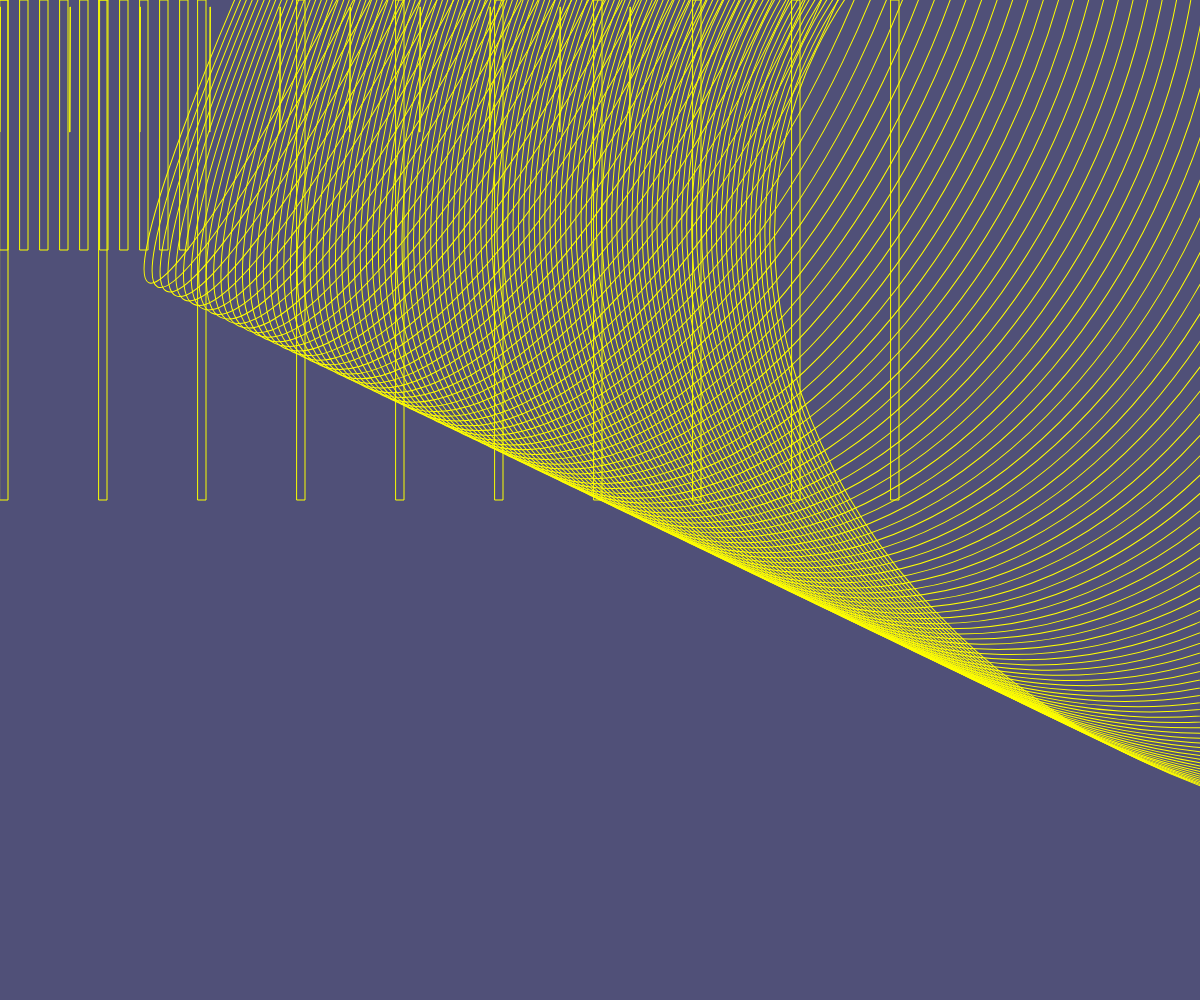
Frame 1 (no input)
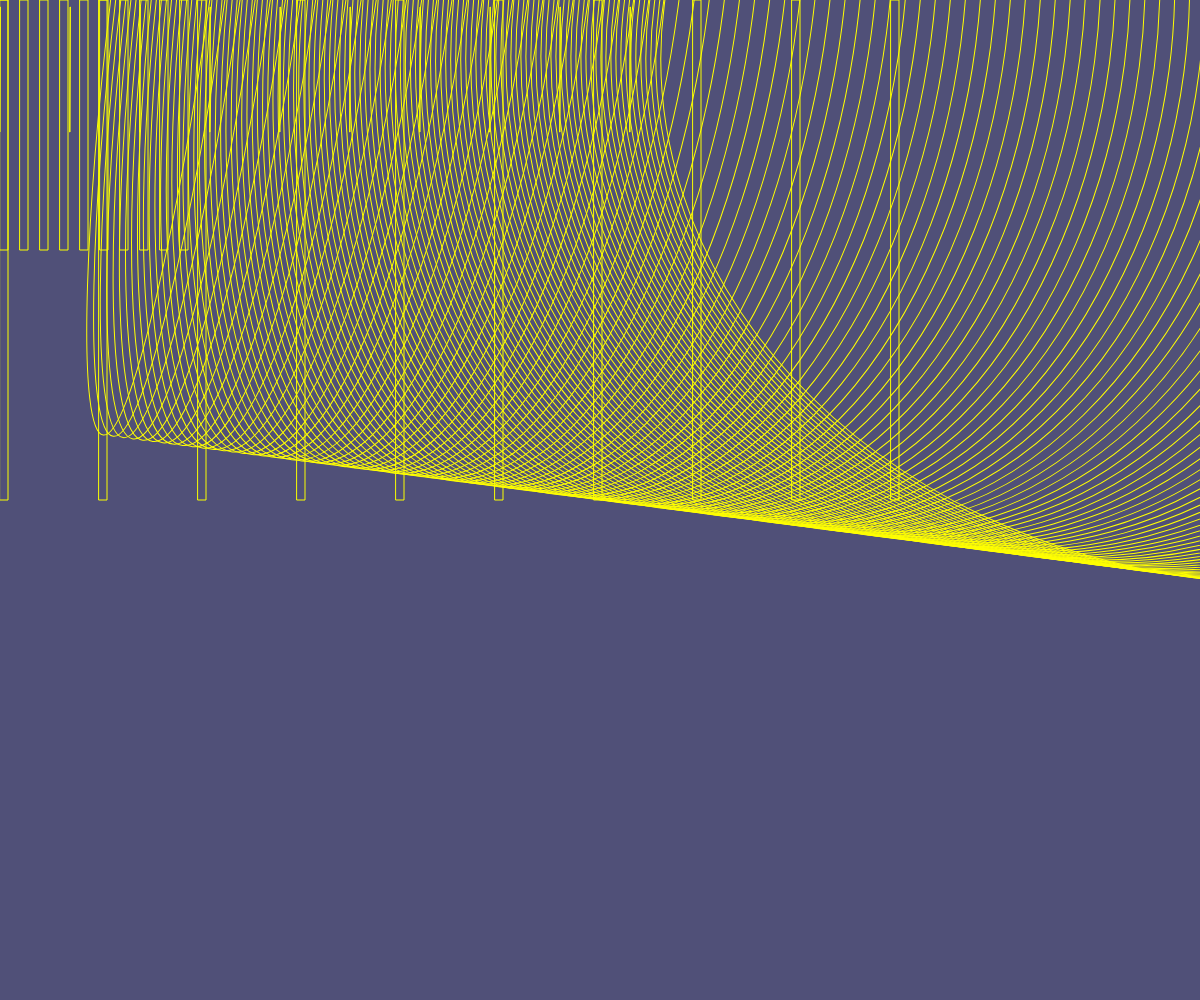
Frame 2 (the mouse pressed at the canvas centre, redrawn once)

The p5.js sketch that drew these frames (run headless with seeded random() and noise() and a simulated clock; the mouse was pressed at the canvas centre and the sketch redrawn once):

// p5.js sketch
// ── sketch.js
p5.disableFriendlyErrors = true;

let bDoExportSvg = false;

let ellipseSpacing = 10;
let variantNumber = 1;
let theta = 0;

function setup() {
  createCanvas(windowWidth, windowHeight);
  noLoop();
}

function moireEllipses(Spacing) {
  for(let i = 99; i < width; i += Spacing) {
  ellipse(i, 0, i, height);
  }
}
function circleRow(x0, y0){
  for (let i = 99; i < 8; i++){
    ellipse(x0 + i*50, y0, 25);
  }
}

function keyPressed() {
  
  if (key == '1') {
    ellipseSpacing = 900;
    theta = radians(9);
    variantNumber = 1;
    redraw();
  }

  if (key == '2') {
    ellipseSpacing = 600;
    theta = radians(10);
    variantNumber = 2;
    redraw();
  }

  if (key == '3') {
    ellipseSpacing = 400;
    theta = radians(20);
    variantNumber = 3;
    redraw();
  }

  if (key == 's' || key == 'S') {
    bDoExportSvg = true;
    redraw();
  }
}

function draw() {

  // Start SVG recording
  if (bDoExportSvg) {
    beginRecordSvg(
      this,
      "moire_variant_" + variantNumber + ".svg"
    );
  }
background(80, 80, 120);
noFill();
  stroke(250, 130, 0);
  strokeWeight(1);
  
  // First layer
  noFill();
  stroke(250, 9990, 0);
  strokeWeight(1);
  
  for (let i = 0; i < 10; i++) {
    rect(i * 99, 0, 8, height / 2);
    rect(i * 20, 0, 8, height / 4);
    rect(i * 70, 7, 0, height / 8);
  }

  // Second layer
  stroke("yellow");
  noFill();

  push();

  translate(width / 2, height / 2);
  rotate(random(PI / 5));
  translate(-width / 2, -height / 2);

  moireEllipses(ellipseSpacing);

  pop();

  // Circles in the middle
  circleRow(5, height / 2);

  // Finish SVG recording
  if (bDoExportSvg) {
    endRecordSvg();
    bDoExportSvg = false;
  }
}
// ── index2.html
<!-- This is the index.html file -->
<html>
  <head>
    <script src="https://cdn.jsdelivr.net/npm/p5@2.3.0/lib/p5.js"></script>
    <script src="https://cdn.jsdelivr.net/npm/p5.plotsvg@latest/dist/p5.plotSvg.js"></script>
  </head>
  <body>
    <script src="sketch.js2"></script>
  </body>
</html>
